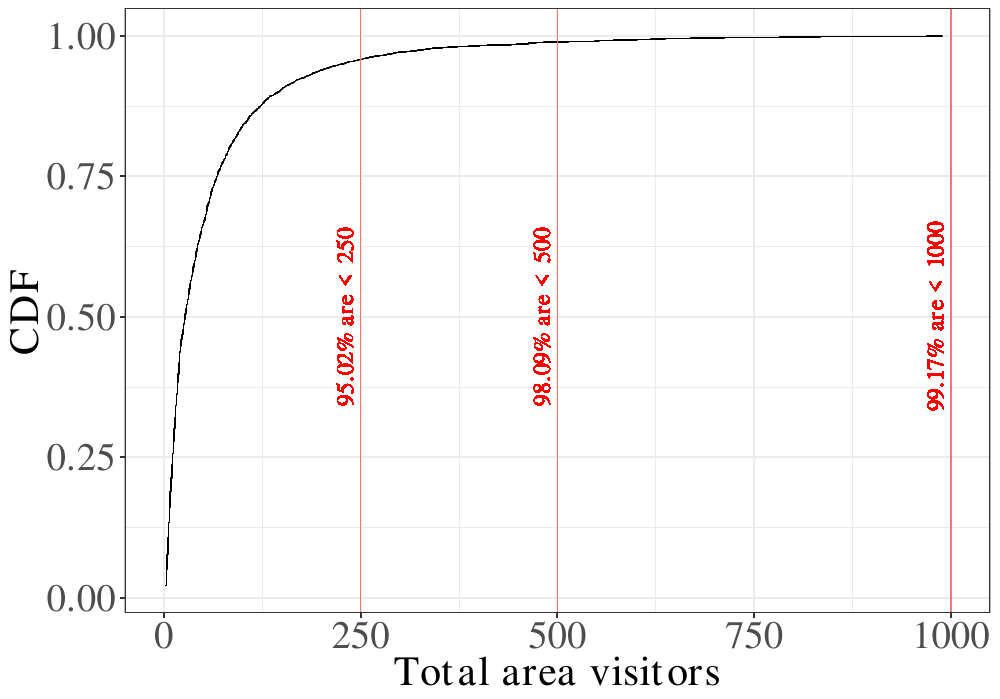

Generate this figure with R:
library(ggplot2)
library(scales)
library(extrafont)
loadfonts()

filename = './area-visitors.pdf'

data = read.csv('~/share/mlrecs/area-visitors.csv')
#print(quantile(data$totalVisitors, 0.995))
cdf = ecdf(data$totalVisitors)
print(cdf(250))
print(cdf(500))
print(cdf(1000))
print(nrow(data))
summary(data$totalVisitors)

#tikz('./area-visitors.tex', width = 10)
ggplot(data, aes(x = totalVisitors)) +
	stat_ecdf(pad = FALSE) +
	geom_vline(aes(xintercept = 250, color="red")) +
	geom_text(aes(x=230, label="95.02% are < 250", y=0.5), colour="red", angle=90, size=6, family='CM Roman') +
	geom_vline(aes(xintercept = 500, color="red")) +
	geom_text(aes(x=480, label="98.09% are < 500", y=0.5), colour="red", angle=90, size=6, family='CM Roman') +
	geom_vline(aes(xintercept = 1000, color="red")) +
	geom_text(aes(x=980, label="99.17% are < 1000", y=0.5), colour="red", angle=90, size=6, family='CM Roman') +
	theme_bw(base_size=14) +
	xlab("Total area visitors") +
	ylab("CDF") +
	xlim(0, 1000) +
	theme(
		axis.text       = element_text(size = 28, family='CM Roman'),
		axis.title      = element_text(size = 30, family='CM Roman'),
		legend.position = "none"
	)

ggsave(filename, width = 10)
embed_fonts(filename)
